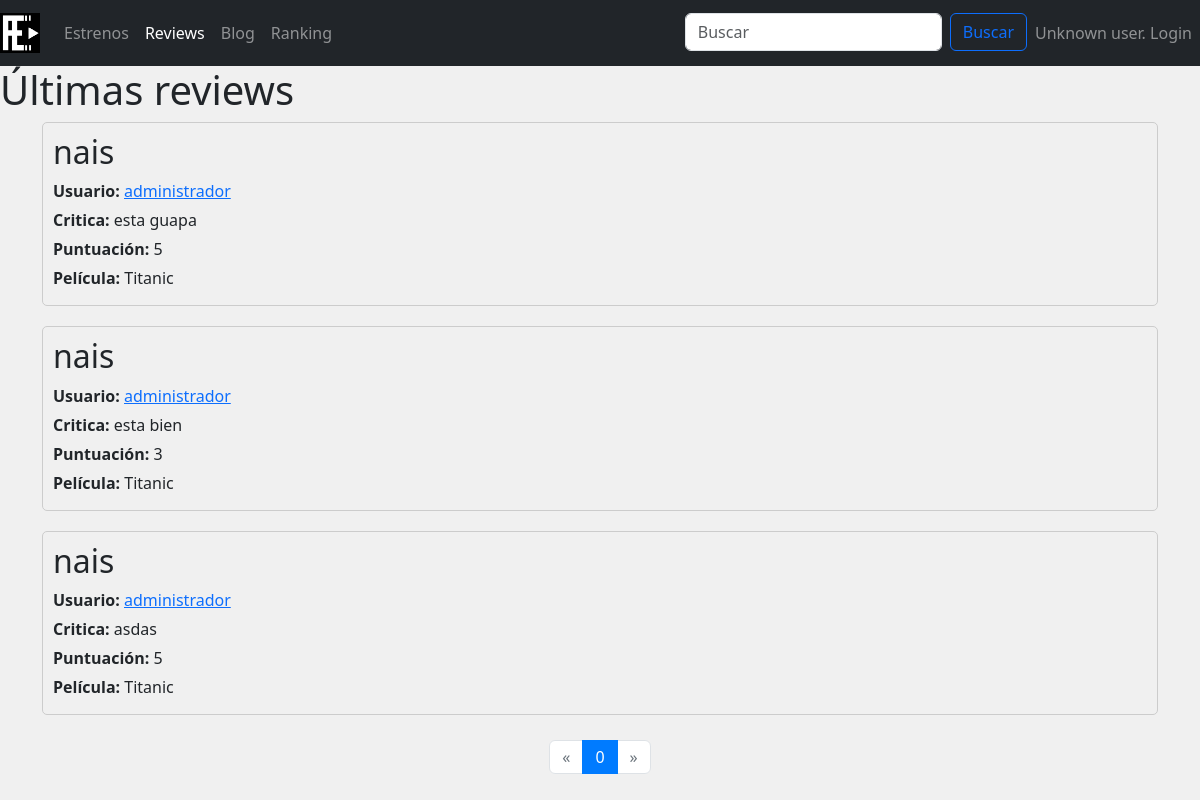
The page /lastReviews.php on the database its author committed.
### tables this page shows
CREATE TABLE `reviews` (
  `ID` int(20) UNSIGNED NOT NULL,
  `usuario` varchar(20) NOT NULL,
  `titulo` varchar(100) NOT NULL,
  `critica` varchar(300) NOT NULL,
  `puntuacion` int(5) UNSIGNED NOT NULL,
  `pelicula` varchar(20) NOT NULL
);

### includes/DTOs/reviewDTO.php (called while the page is built, shortened)
<?php
class reviewDTO
{
    private function setReview($ID, $usuario, $titulo, $critica, $puntuacion, $pelicula)
    {
        $this->usuario = $usuario;
        $this->titulo = $titulo;
        $this->critica = $critica;
        $this->puntuacion = $puntuacion;
        $this->pelicula = $pelicula;
    }
}

### includes/DAOs/reviewDAO.php (called while the page is built, shortened)
<?php
require_once __DIR__ . '/../DTOs/reviewDTO.php';
class ReviewDAO
{
    public function obtener5reviews($skip)
    {
        $this->conexion = Aplicacion::getInstance()->getConexionBd();
        $query = "SELECT * FROM reviews LIMIT 5 OFFSET ?";
        $statement = $this->conexion->prepare($query);
        $statement->bind_param("i", $skip);
        $statement->execute();
        $result = $statement->get_result();
        $reviews = array();
        while ($row = $result->fetch_assoc()) {
            $review = new reviewDTO(
                $row['ID'],
                $row['usuario'],
                $row['titulo'],
                $row['critica'],
                $row['puntuacion'],
                $row['pelicula']
            );
            $reviews[] = $review;
        }
        return $reviews;
    }
    public static function obtenerTotalReviews(){
        $conexion = Aplicacion::getInstance()->getConexionBd();
        $query = "SELECT COUNT(*) AS total FROM reviews";
        $statement = $conexion->prepare($query);
        $statement->execute();
        $result = $statement->get_result();
        $row = $result->fetch_assoc();
        return $row['total'];
    }
}

### includes/Aplicacion.php (called while the page is built, shortened)
<?php
class Aplicacion
{
	private $bdDatosConexion;
	private $inicializada = false;
	private $conn;
	public function init($bdDatosConexion)
	{
		if (!$this->inicializada) {
			$this->bdDatosConexion = $bdDatosConexion;
			$this->inicializada = true;
		}
	}
	public function getConexionBd()
	{
		if (!$this->conn) {
			$bdHost = $this->bdDatosConexion['host'];
			$bdUser = $this->bdDatosConexion['user'];
			$bdPass = $this->bdDatosConexion['pass'];
			$bd = $this->bdDatosConexion['bd'];
			$conn = new mysqli($bdHost, $bdUser, $bdPass, $bd);
			$this->conn = $conn;
		}
		return $this->conn;
	}
}

### includes/SAs/reviewSA.php (called while the page is built, shortened)
<?php
require_once __DIR__ . '/../DAOs/reviewDAO.php';
require_once __DIR__ . '/../DTOs/reviewDTO.php';
class ReviewSA
{
    public function obtener5reviews($skip)
    {
        $reviewDAO = new reviewDAO();
        $reviews = $reviewDAO->obtener5reviews($skip);
        return $reviews;
    }
}

### includes/reviewsPlantilla.php (the view, shortened to what this page needs)
<?php
function renderizarReviews($reviews_mostradas) {
    $html = '<div class="container">';
    foreach ($reviews_mostradas as $review) {
        $editar = '';
        $borrar = '';
        $html .= '
            <div class="review">
                <h2>' . $review->titulo . '</h2>
                <p><strong>Usuario:</strong> <a href="usuario.php?nombre=' . $review->usuario . '">' . $review->usuario . '</a></p>
                <p><strong>Critica:</strong> ' . $review->critica . '</p>
                <p><strong>Puntuación:</strong> ' . $review->puntuacion . '</p>
                <p><strong>Película:</strong> ' . $review->pelicula . '</p>
                ' . $editar . '
                ' . $borrar . '
            </div>';
    }
    return $html;
}
?>

### lastReviews.php (shortened to what this page needs)
<?php
require_once __DIR__ . '/includes/SAs/reviewSA.php';
require_once __DIR__ . '/includes/reviewsPlantilla.php';
$pagina = isset($_GET['pagina']) ? $_GET['pagina'] : 0;
$paginaActual = $pagina;
$reviewSA = new ReviewSA();
$reviews = $reviewSA->obtener5Reviews($paginaActual * 5);
$num_reviews_mostrar = 5;
$reviews_mostradas = array_slice($reviews, 0, $num_reviews_mostrar);
$contenidoPrincipal = '<!DOCTYPE html>
<html lang="es">
<head>
    <meta charset="UTF-8">
    <meta name="viewport" content="width=device-width, initial-scale=1.0">
    <title>Primeras 5 Revisiones</title>
</head>
<body>
    <h1>Últimas reviews</h1>';
$contenidoPrincipal .= renderizarReviews($reviews_mostradas);
$contenidoPrincipal .= '
</body>
</html>';
require BASE_APP . '/includes/vistas/plantillas/plantillaPaginacion.php';

### includes/vistas/plantillas/plantillaPaginacion.php (shortened to what this page needs)
<!DOCTYPE html>
<html lang="es">
<head>
  <link href="https://stackpath.bootstrapcdn.com/bootstrap/4.5.2/css/bootstrap.min.css" rel="stylesheet">
  <link href="https://cdn.jsdelivr.net/npm/bootstrap@5.3.0-alpha1/dist/css/bootstrap.min.css" rel="stylesheet">
  <link rel="stylesheet" type="text/css" href="<?= RUTA_CSS ?>/estilo.css" />
  <link rel="stylesheet" href="https://cdnjs.cloudflare.com/ajax/libs/font-awesome/6.0.0-beta3/css/all.min.css"
>
</head>
<body>
  <?php
  require RAIZ_APP . '/vistas/comun/cabecera.php';
  $pagina = isset($_GET['pagina']) ? intval($_GET['pagina']) : 0;
  $nombre = isset($_GET['nombre']) ? $_GET['nombre'] : '';
  $current_url = explode('?', $_SERVER['REQUEST_URI'])[0];
  $estrenos_url = RUTA_APP . '/estrenos.php';
  $reviews_url = RUTA_APP . '/lastReviews.php';
  $review_pelicula_url = RUTA_APP . '/reviewPelicula.php';
  $review_usuario_url = RUTA_APP . '/criticasUsuario.php';
  if ($current_url == $reviews_url) {
    $numElementos = ReviewDAO::obtenerTotalReviews();
    $numPaginas = ceil($numElementos / 5);
  } else if ($current_url == $estrenos_url) {
    $numElementos = PeliculaDAO::obtenerTotalPeliculas();
    $numPaginas = ceil($numElementos / 12);
  } else if ($current_url == $review_pelicula_url) {
    $numElementos = ReviewDAO::obtenerTotalReviewsPelicula($nombre);
    $numPaginas = ceil($numElementos / 5);
  } else if ($current_url == $review_usuario_url) {
    $numElementos = ReviewDAO::obtenerTotalReviewsUsuario(unserialize($_SESSION['user_obj'])->getNombreUsuario());
    $numPaginas = ceil($numElementos / 5);
  }
  ?>
  <?= $contenidoPrincipal ?>
  <div id="pagination" class="d-flex justify-content-center align-items-center" style="pointer-events: none;">
    <nav aria-label="Page navigation example">
      <ul class="pagination">
        <li id="prevPage" class="page-item <?= $pagina > 0 ? '' : 'disabled' ?>" style="pointer-events: auto;"><a class="page-link"
            href="<?= $pagina > 0 ? $current_url . '?nombre=' . $nombre . '&pagina=' . ($pagina - 1) : '#' ?>">&laquo;</a></li>
        <?php for ($i = 0; $i < $numPaginas; $i++): ?>
          <li class="page-item <?= $pagina == $i ? 'active' : '' ?>" style="pointer-events: auto;"><a class="page-link"
              href="<?= $current_url ?>?nombre=<?= $nombre ?>&pagina=<?= $i ?>"><?= $i ?></a></li> <?php endfor; ?>
        <li id="nextPage" class="page-item <?= $pagina < $numPaginas - 1 ? '' : 'disabled' ?>" style="pointer-events: auto;"><a
            class="page-link" href="<?= $pagina < $numPaginas - 1 ? $current_url . '?nombre=' . $nombre . '&pagina=' . ($pagina + 1) : '#' ?>">&raquo;</a></li>
      </ul>
    </nav>
  </div>
</body>
</html>

### includes/vistas/comun/cabecera.php (shortened to what this page needs)
<!DOCTYPE html>
<html lang="en">
<head>
</head>
<body>
    <?php
    $current_url = $_SERVER['REQUEST_URI'];
    $estrenos_url = RUTA_APP . '/estrenos.php';
    $reviews_url = RUTA_APP . '/lastReviews.php';
    $blog_url = RUTA_APP . '/blog.php';
    $ranking_url = RUTA_APP . '/ranking.php';
    $login_url = RUTA_APP . '/login.php';
    $estrenos_active = ($current_url == $estrenos_url) ? 'active' : '';
    $reviews_active = ($current_url == $reviews_url) ? 'active' : '';
    $blog_active = ($current_url == $blog_url) ? 'active' : '';
    $ranking_active = ($current_url == $ranking_url) ? 'active' : '';
    ?>
    <nav class="navbar navbar-expand-lg navbar-dark bg-dark sticky-top">
        <a class="navbar-brand" href="<?= RUTA_APP ?>/index.php">
            <img src="<?= RUTA_IMGS ?>/logo.png" alt="Logo" class="img-fluid" style="max-height: 40px;">
        </a>
        <div class="collapse navbar-collapse" id="navbarSupportedContent">
            <ul class="navbar-nav mr-auto">
                <li class="nav-item <?= $estrenos_active ?>">
                    <a href="<?= $estrenos_url ?>" class="nav-link">Estrenos</a>
                </li>
                <li class="nav-item <?= $reviews_active ?>">
                    <a href="<?= $reviews_url ?>" class="nav-link">Reviews</a>
                </li>
                <li class="nav-item <?= $blog_active ?>">
                    <a href="<?= $blog_url ?>" class="nav-link">Blog</a>
                </li>
                <li class="nav-item <?= $ranking_active ?>">
                    <a href="<?= $ranking_url ?>" class="nav-link">Ranking</a>
                </li>
            </ul>
            <ul class="navbar-nav ml-auto">
                <li class="nav-item">
                    <form id="searchForm" class="form-inline my-2 my-lg-0" action="/proyecto-web-app/infoPeliculas.php" method="get"
                        autocomplete="off">
                <li>
                    <input class="form-control mr-sm-2" id="searchInput" type="search" name="nombre"
                        placeholder="Buscar">
                </li>
                <li>
                    <button class="btn btn-outline-primary my-2 my-sm-0" type="submit">Buscar</button>
                </li>
                </form>
                </li>
                <li class="nav-item">
                    <?php if (!isset($_SESSION["login"]) || $_SESSION["login"] === false): ?>
                    <li class="nav-item"><a href="<?= $login_url ?>" class="nav-link">Unknown user. Login</a></li>
                <?php endif; ?>
                </li>
            </ul>
        </div>
    </nav>
</body>
</html>

### css/estilo.css (style rules this page uses)
html, body { margin: 0; padding: 0; height: 100%; background-color: #f0f0f0; }
.review { margin-bottom: 20px; padding: 10px; border: 1px solid #ccc; border-radius: 5px; }
.review h2 { margin-top: 0; }
.review p { margin-bottom: 5px; }
#pagination { position: fixed; bottom: 10px; left: 0; right: 0; text-align: center; }
#prevPage { float: left; }
#nextPage { float: right; }

### rows shown on the page
reviews: titulo "nais", usuario "administrador", critica "esta guapa", puntuacion "5", pelicula "Titanic"
reviews: titulo "nais", usuario "administrador", critica "esta bien", puntuacion "3", pelicula "Titanic"
reviews: titulo "nais", usuario "administrador", critica "asdas", puntuacion "5", pelicula "Titanic"
